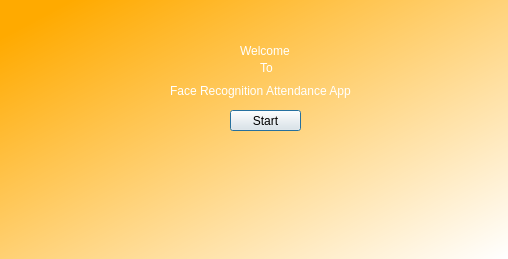
<?xml version="1.0" encoding="UTF-8"?>
<ui version="4.0">
 <class>Dialog</class>
 <widget class="QDialog" name="Dialog">
  <property name="geometry">
   <rect>
    <x>0</x>
    <y>0</y>
    <width>508</width>
    <height>259</height>
   </rect>
  </property>
  <property name="minimumSize">
   <size>
    <width>508</width>
    <height>259</height>
   </size>
  </property>
  <property name="maximumSize">
   <size>
    <width>508</width>
    <height>259</height>
   </size>
  </property>
  <property name="windowTitle">
   <string>Face Recognition Time Attendance App</string>
  </property>
  <property name="windowIcon">
   <iconset resource="resource.qrc">
    <normaloff>:/icon/icon.png</normaloff>:/icon/icon.png</iconset>
  </property>
  <widget class="QWidget" name="bgwidget" native="true">
   <property name="geometry">
    <rect>
     <x>0</x>
     <y>0</y>
     <width>511</width>
     <height>261</height>
    </rect>
   </property>
   <property name="styleSheet">
    <string notr="true">QWidget#bgwidget{
background-color: qlineargradient(spread:pad, x1:0.0455909, y1:0.097, x2:0.983409, y2:1, stop:0 rgba(255, 170, 0, 255), stop:1 rgba(255, 255, 255, 255));}</string>
   </property>
  </widget>
  <widget class="QPushButton" name="runButton">
   <property name="geometry">
    <rect>
     <x>230</x>
     <y>110</y>
     <width>71</width>
     <height>21</height>
    </rect>
   </property>
   <property name="styleSheet">
    <string notr="true">
font: 8pt &quot;MS Shell Dlg 2&quot;;</string>
   </property>
   <property name="text">
    <string>Start</string>
   </property>
  </widget>
  <widget class="QLabel" name="label_2">
   <property name="geometry">
    <rect>
     <x>170</x>
     <y>80</y>
     <width>191</width>
     <height>21</height>
    </rect>
   </property>
   <property name="styleSheet">
    <string notr="true">color: rgb(255, 255, 255);
font: 10pt &quot;MS Shell Dlg 2&quot;;</string>
   </property>
   <property name="text">
    <string>Face Recognition Attendance App</string>
   </property>
  </widget>
  <widget class="QLabel" name="label_3">
   <property name="geometry">
    <rect>
     <x>260</x>
     <y>60</y>
     <width>31</width>
     <height>16</height>
    </rect>
   </property>
   <property name="styleSheet">
    <string notr="true">font: 10pt &quot;MS Shell Dlg 2&quot;;
color: rgb(255, 255, 255);</string>
   </property>
   <property name="text">
    <string>To</string>
   </property>
  </widget>
  <widget class="QLabel" name="label">
   <property name="geometry">
    <rect>
     <x>240</x>
     <y>40</y>
     <width>61</width>
     <height>21</height>
    </rect>
   </property>
   <property name="styleSheet">
    <string notr="true">font: 10pt &quot;MS Shell Dlg 2&quot;;
color: rgb(255, 255, 255);</string>
   </property>
   <property name="text">
    <string>Welcome</string>
   </property>
  </widget>
 </widget>
 <resources>
  <include location="resource.qrc"/>
 </resources>
 <connections/>
</ui>
